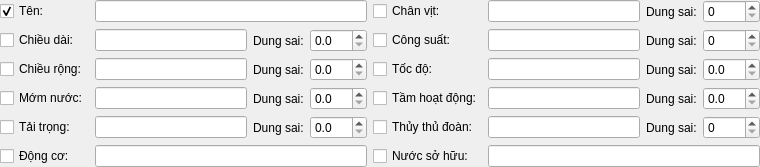
<?xml version="1.0" encoding="UTF-8"?>
<ui version="4.0">
 <class>ShipSearchingWidget</class>
 <widget class="QWidget" name="ShipSearchingWidget">
  <property name="geometry">
   <rect>
    <x>0</x>
    <y>0</y>
    <width>760</width>
    <height>167</height>
   </rect>
  </property>
  <property name="windowTitle">
   <string>ShipSearchingWidget</string>
  </property>
  <layout class="QGridLayout" name="gridLayout">
   <property name="leftMargin">
    <number>0</number>
   </property>
   <property name="topMargin">
    <number>0</number>
   </property>
   <property name="rightMargin">
    <number>0</number>
   </property>
   <property name="bottomMargin">
    <number>0</number>
   </property>
   <item row="0" column="0">
    <widget class="QCheckBox" name="tenChb">
     <property name="sizePolicy">
      <sizepolicy hsizetype="Fixed" vsizetype="Fixed">
       <horstretch>0</horstretch>
       <verstretch>0</verstretch>
      </sizepolicy>
     </property>
     <property name="text">
      <string>Tên:</string>
     </property>
     <property name="checked">
      <bool>true</bool>
     </property>
    </widget>
   </item>
   <item row="0" column="1" colspan="3">
    <widget class="QLineEdit" name="tenLed"/>
   </item>
   <item row="0" column="4">
    <widget class="QCheckBox" name="chanVitChb">
     <property name="sizePolicy">
      <sizepolicy hsizetype="Fixed" vsizetype="Fixed">
       <horstretch>0</horstretch>
       <verstretch>0</verstretch>
      </sizepolicy>
     </property>
     <property name="text">
      <string>Chân vịt:</string>
     </property>
    </widget>
   </item>
   <item row="0" column="5">
    <widget class="QLineEdit" name="chanVitLed"/>
   </item>
   <item row="0" column="6">
    <widget class="QLabel" name="label_4">
     <property name="sizePolicy">
      <sizepolicy hsizetype="Fixed" vsizetype="Preferred">
       <horstretch>0</horstretch>
       <verstretch>0</verstretch>
      </sizepolicy>
     </property>
     <property name="text">
      <string>Dung sai:</string>
     </property>
    </widget>
   </item>
   <item row="0" column="7">
    <widget class="QSpinBox" name="chanVitSpb"/>
   </item>
   <item row="1" column="0">
    <widget class="QCheckBox" name="chieuDaiChb">
     <property name="sizePolicy">
      <sizepolicy hsizetype="Fixed" vsizetype="Fixed">
       <horstretch>0</horstretch>
       <verstretch>0</verstretch>
      </sizepolicy>
     </property>
     <property name="text">
      <string>Chiều dài:</string>
     </property>
    </widget>
   </item>
   <item row="1" column="1">
    <widget class="QLineEdit" name="chieuDaiLed"/>
   </item>
   <item row="1" column="2">
    <widget class="QLabel" name="label">
     <property name="sizePolicy">
      <sizepolicy hsizetype="Fixed" vsizetype="Preferred">
       <horstretch>0</horstretch>
       <verstretch>0</verstretch>
      </sizepolicy>
     </property>
     <property name="text">
      <string>Dung sai:</string>
     </property>
    </widget>
   </item>
   <item row="1" column="3">
    <widget class="QDoubleSpinBox" name="chieuDaiDspb">
     <property name="sizePolicy">
      <sizepolicy hsizetype="Fixed" vsizetype="Fixed">
       <horstretch>0</horstretch>
       <verstretch>0</verstretch>
      </sizepolicy>
     </property>
     <property name="decimals">
      <number>1</number>
     </property>
     <property name="minimum">
      <double>0.000000000000000</double>
     </property>
     <property name="maximum">
      <double>200.000000000000000</double>
     </property>
     <property name="value">
      <double>0.000000000000000</double>
     </property>
    </widget>
   </item>
   <item row="1" column="4">
    <widget class="QCheckBox" name="congSuatChb">
     <property name="sizePolicy">
      <sizepolicy hsizetype="Fixed" vsizetype="Fixed">
       <horstretch>0</horstretch>
       <verstretch>0</verstretch>
      </sizepolicy>
     </property>
     <property name="text">
      <string>Công suất:</string>
     </property>
    </widget>
   </item>
   <item row="1" column="5">
    <widget class="QLineEdit" name="congSuatLed"/>
   </item>
   <item row="1" column="6">
    <widget class="QLabel" name="label_5">
     <property name="sizePolicy">
      <sizepolicy hsizetype="Fixed" vsizetype="Preferred">
       <horstretch>0</horstretch>
       <verstretch>0</verstretch>
      </sizepolicy>
     </property>
     <property name="text">
      <string>Dung sai:</string>
     </property>
    </widget>
   </item>
   <item row="1" column="7">
    <widget class="QSpinBox" name="congSuatSpb"/>
   </item>
   <item row="2" column="0">
    <widget class="QCheckBox" name="chieuRongChb">
     <property name="sizePolicy">
      <sizepolicy hsizetype="Fixed" vsizetype="Fixed">
       <horstretch>0</horstretch>
       <verstretch>0</verstretch>
      </sizepolicy>
     </property>
     <property name="text">
      <string>Chiều rộng:</string>
     </property>
    </widget>
   </item>
   <item row="2" column="1">
    <widget class="QLineEdit" name="chieuRongLed"/>
   </item>
   <item row="2" column="2">
    <widget class="QLabel" name="label_2">
     <property name="sizePolicy">
      <sizepolicy hsizetype="Fixed" vsizetype="Preferred">
       <horstretch>0</horstretch>
       <verstretch>0</verstretch>
      </sizepolicy>
     </property>
     <property name="text">
      <string>Dung sai:</string>
     </property>
    </widget>
   </item>
   <item row="2" column="3">
    <widget class="QDoubleSpinBox" name="chieuRongDspb">
     <property name="sizePolicy">
      <sizepolicy hsizetype="Fixed" vsizetype="Fixed">
       <horstretch>0</horstretch>
       <verstretch>0</verstretch>
      </sizepolicy>
     </property>
     <property name="decimals">
      <number>1</number>
     </property>
     <property name="minimum">
      <double>0.000000000000000</double>
     </property>
     <property name="maximum">
      <double>200.000000000000000</double>
     </property>
     <property name="value">
      <double>0.000000000000000</double>
     </property>
    </widget>
   </item>
   <item row="2" column="4">
    <widget class="QCheckBox" name="tocDoChb">
     <property name="sizePolicy">
      <sizepolicy hsizetype="Fixed" vsizetype="Fixed">
       <horstretch>0</horstretch>
       <verstretch>0</verstretch>
      </sizepolicy>
     </property>
     <property name="text">
      <string>Tốc độ:</string>
     </property>
    </widget>
   </item>
   <item row="2" column="5">
    <widget class="QLineEdit" name="tocDoLed"/>
   </item>
   <item row="2" column="6">
    <widget class="QLabel" name="label_6">
     <property name="sizePolicy">
      <sizepolicy hsizetype="Fixed" vsizetype="Preferred">
       <horstretch>0</horstretch>
       <verstretch>0</verstretch>
      </sizepolicy>
     </property>
     <property name="text">
      <string>Dung sai:</string>
     </property>
    </widget>
   </item>
   <item row="2" column="7">
    <widget class="QDoubleSpinBox" name="tocDoDspb">
     <property name="sizePolicy">
      <sizepolicy hsizetype="Fixed" vsizetype="Fixed">
       <horstretch>0</horstretch>
       <verstretch>0</verstretch>
      </sizepolicy>
     </property>
     <property name="decimals">
      <number>1</number>
     </property>
     <property name="minimum">
      <double>0.000000000000000</double>
     </property>
     <property name="maximum">
      <double>200.000000000000000</double>
     </property>
     <property name="value">
      <double>0.000000000000000</double>
     </property>
    </widget>
   </item>
   <item row="3" column="0">
    <widget class="QCheckBox" name="momNuocChb">
     <property name="sizePolicy">
      <sizepolicy hsizetype="Fixed" vsizetype="Fixed">
       <horstretch>0</horstretch>
       <verstretch>0</verstretch>
      </sizepolicy>
     </property>
     <property name="text">
      <string>Mớm nước:</string>
     </property>
    </widget>
   </item>
   <item row="3" column="1">
    <widget class="QLineEdit" name="momNuocLed"/>
   </item>
   <item row="3" column="2">
    <widget class="QLabel" name="label_3">
     <property name="sizePolicy">
      <sizepolicy hsizetype="Fixed" vsizetype="Preferred">
       <horstretch>0</horstretch>
       <verstretch>0</verstretch>
      </sizepolicy>
     </property>
     <property name="text">
      <string>Dung sai:</string>
     </property>
    </widget>
   </item>
   <item row="3" column="3">
    <widget class="QDoubleSpinBox" name="momNuocDspb">
     <property name="sizePolicy">
      <sizepolicy hsizetype="Fixed" vsizetype="Fixed">
       <horstretch>0</horstretch>
       <verstretch>0</verstretch>
      </sizepolicy>
     </property>
     <property name="decimals">
      <number>1</number>
     </property>
     <property name="minimum">
      <double>0.000000000000000</double>
     </property>
     <property name="maximum">
      <double>200.000000000000000</double>
     </property>
     <property name="value">
      <double>0.000000000000000</double>
     </property>
    </widget>
   </item>
   <item row="3" column="4">
    <widget class="QCheckBox" name="tamHoatDongChb">
     <property name="sizePolicy">
      <sizepolicy hsizetype="Fixed" vsizetype="Fixed">
       <horstretch>0</horstretch>
       <verstretch>0</verstretch>
      </sizepolicy>
     </property>
     <property name="text">
      <string>Tầm hoạt động:</string>
     </property>
    </widget>
   </item>
   <item row="3" column="5">
    <widget class="QLineEdit" name="tamHoatDongLed"/>
   </item>
   <item row="3" column="6">
    <widget class="QLabel" name="label_7">
     <property name="sizePolicy">
      <sizepolicy hsizetype="Fixed" vsizetype="Preferred">
       <horstretch>0</horstretch>
       <verstretch>0</verstretch>
      </sizepolicy>
     </property>
     <property name="text">
      <string>Dung sai:</string>
     </property>
    </widget>
   </item>
   <item row="3" column="7">
    <widget class="QDoubleSpinBox" name="tamHoatDongDspb">
     <property name="sizePolicy">
      <sizepolicy hsizetype="Fixed" vsizetype="Fixed">
       <horstretch>0</horstretch>
       <verstretch>0</verstretch>
      </sizepolicy>
     </property>
     <property name="decimals">
      <number>1</number>
     </property>
     <property name="minimum">
      <double>0.000000000000000</double>
     </property>
     <property name="maximum">
      <double>200.000000000000000</double>
     </property>
     <property name="value">
      <double>0.000000000000000</double>
     </property>
    </widget>
   </item>
   <item row="4" column="0">
    <widget class="QCheckBox" name="taiTrongChb">
     <property name="sizePolicy">
      <sizepolicy hsizetype="Fixed" vsizetype="Fixed">
       <horstretch>0</horstretch>
       <verstretch>0</verstretch>
      </sizepolicy>
     </property>
     <property name="text">
      <string>Tải trọng:</string>
     </property>
    </widget>
   </item>
   <item row="4" column="1">
    <widget class="QLineEdit" name="taiTrongLed"/>
   </item>
   <item row="4" column="2">
    <widget class="QLabel" name="label_8">
     <property name="sizePolicy">
      <sizepolicy hsizetype="Fixed" vsizetype="Preferred">
       <horstretch>0</horstretch>
       <verstretch>0</verstretch>
      </sizepolicy>
     </property>
     <property name="text">
      <string>Dung sai:</string>
     </property>
    </widget>
   </item>
   <item row="4" column="3">
    <widget class="QDoubleSpinBox" name="taiTrongDspb">
     <property name="sizePolicy">
      <sizepolicy hsizetype="Fixed" vsizetype="Fixed">
       <horstretch>0</horstretch>
       <verstretch>0</verstretch>
      </sizepolicy>
     </property>
     <property name="decimals">
      <number>1</number>
     </property>
     <property name="minimum">
      <double>0.000000000000000</double>
     </property>
     <property name="maximum">
      <double>200.000000000000000</double>
     </property>
     <property name="value">
      <double>0.000000000000000</double>
     </property>
    </widget>
   </item>
   <item row="4" column="4">
    <widget class="QCheckBox" name="thuyThuDoanChb">
     <property name="sizePolicy">
      <sizepolicy hsizetype="Fixed" vsizetype="Fixed">
       <horstretch>0</horstretch>
       <verstretch>0</verstretch>
      </sizepolicy>
     </property>
     <property name="text">
      <string>Thủy thủ đoàn:</string>
     </property>
    </widget>
   </item>
   <item row="4" column="5">
    <widget class="QLineEdit" name="thuyThuDoanLed"/>
   </item>
   <item row="4" column="6">
    <widget class="QLabel" name="label_9">
     <property name="sizePolicy">
      <sizepolicy hsizetype="Fixed" vsizetype="Preferred">
       <horstretch>0</horstretch>
       <verstretch>0</verstretch>
      </sizepolicy>
     </property>
     <property name="text">
      <string>Dung sai:</string>
     </property>
    </widget>
   </item>
   <item row="4" column="7">
    <widget class="QSpinBox" name="thuyThuDoanSpb"/>
   </item>
   <item row="5" column="0">
    <widget class="QCheckBox" name="dongCoChb">
     <property name="sizePolicy">
      <sizepolicy hsizetype="Fixed" vsizetype="Fixed">
       <horstretch>0</horstretch>
       <verstretch>0</verstretch>
      </sizepolicy>
     </property>
     <property name="text">
      <string>Động cơ:</string>
     </property>
    </widget>
   </item>
   <item row="5" column="1" colspan="3">
    <widget class="QLineEdit" name="dongCoLed"/>
   </item>
   <item row="5" column="4">
    <widget class="QCheckBox" name="nuocSoHuuChb">
     <property name="sizePolicy">
      <sizepolicy hsizetype="Fixed" vsizetype="Fixed">
       <horstretch>0</horstretch>
       <verstretch>0</verstretch>
      </sizepolicy>
     </property>
     <property name="text">
      <string>Nước sở hữu:</string>
     </property>
    </widget>
   </item>
   <item row="5" column="5" colspan="3">
    <widget class="QLineEdit" name="nuocSoHuuLed"/>
   </item>
  </layout>
 </widget>
 <layoutdefault spacing="6" margin="11"/>
 <resources/>
 <connections/>
</ui>
